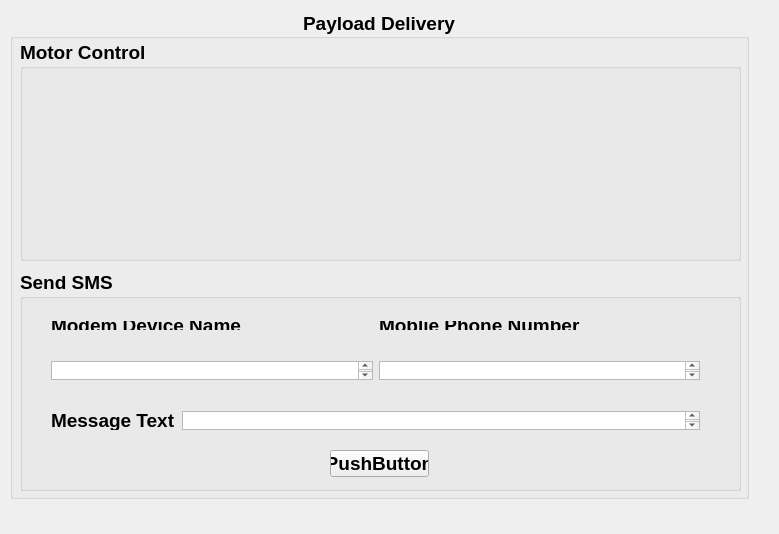
<?xml version="1.0" encoding="UTF-8"?>
<ui version="4.0">
 <class>ambulance</class>
 <widget class="QWidget" name="ambulance">
  <property name="geometry">
   <rect>
    <x>0</x>
    <y>0</y>
    <width>779</width>
    <height>534</height>
   </rect>
  </property>
  <property name="windowTitle">
   <string>ambulance</string>
  </property>
  <widget class="QWidget" name="gridLayoutWidget">
   <property name="geometry">
    <rect>
     <x>0</x>
     <y>0</y>
     <width>761</width>
     <height>521</height>
    </rect>
   </property>
   <layout class="QGridLayout" name="gridLayout"/>
  </widget>
  <widget class="QGroupBox" name="payloadDeliveryGroupBox">
   <property name="geometry">
    <rect>
     <x>10</x>
     <y>10</y>
     <width>739</width>
     <height>489</height>
    </rect>
   </property>
   <property name="font">
    <font>
     <pointsize>14</pointsize>
     <weight>75</weight>
     <bold>true</bold>
    </font>
   </property>
   <property name="accessibleName">
    <string/>
   </property>
   <property name="styleSheet">
    <string notr="true">QGroupBox {
          border: 1px solid grey;
          border-radius: 5px;
          margin-top: 1ex;
}

QGroupBox::title {
                 subcontrol-origin: margin;
    subcontrol-position: top left; /* position at top left */
    top: 0px; left: 5px; bottom: 0px;
 }
s</string>
   </property>
   <property name="title">
    <string>Payload Delivery</string>
   </property>
   <property name="alignment">
    <set>Qt::AlignCenter</set>
   </property>
   <widget class="QGroupBox" name="motorControlGroupBox">
    <property name="geometry">
     <rect>
      <x>10</x>
      <y>30</y>
      <width>721</width>
      <height>221</height>
     </rect>
    </property>
    <property name="styleSheet">
     <string notr="true">QGroupBox {
          border: 1px solid grey;
          border-radius: 5px;
          margin-top: 1ex;
}

QGroupBox::title {
                 subcontrol-origin: margin;
    subcontrol-position: top left; /* position at top left */
    top: 0px; left: 5px; bottom: 0px;
 }
s</string>
    </property>
    <property name="title">
     <string>Motor Control</string>
    </property>
   </widget>
   <widget class="QGroupBox" name="SendSMSGroupBox">
    <property name="geometry">
     <rect>
      <x>10</x>
      <y>260</y>
      <width>721</width>
      <height>221</height>
     </rect>
    </property>
    <property name="styleSheet">
     <string notr="true">QGroupBox {
          border: 1px solid grey;
          border-radius: 5px;
          margin-top: 1ex;
}

QGroupBox::title {
                 subcontrol-origin: margin;
    subcontrol-position: top left; /* position at top left */
    top: 0px; left: 5px; bottom: 0px;
 }
s</string>
    </property>
    <property name="title">
     <string>Send SMS</string>
    </property>
    <widget class="QWidget" name="horizontalLayoutWidget">
     <property name="geometry">
      <rect>
       <x>20</x>
       <y>40</y>
       <width>671</width>
       <height>31</height>
      </rect>
     </property>
     <layout class="QHBoxLayout" name="horizontalLayout">
      <item>
       <widget class="QLabel" name="label_3">
        <property name="text">
         <string>Modem Device Name</string>
        </property>
       </widget>
      </item>
      <item>
       <widget class="QLabel" name="label_2">
        <property name="text">
         <string>Moblie Phone Number</string>
        </property>
       </widget>
      </item>
     </layout>
    </widget>
    <widget class="QWidget" name="horizontalLayoutWidget_2">
     <property name="geometry">
      <rect>
       <x>20</x>
       <y>80</y>
       <width>671</width>
       <height>41</height>
      </rect>
     </property>
     <layout class="QHBoxLayout" name="horizontalLayout_2">
      <item>
       <widget class="QTextEdit" name="modemDeviceName"/>
      </item>
      <item>
       <widget class="QTextEdit" name="mobilePhoneNumber"/>
      </item>
     </layout>
    </widget>
    <widget class="QWidget" name="horizontalLayoutWidget_3">
     <property name="geometry">
      <rect>
       <x>20</x>
       <y>130</y>
       <width>671</width>
       <height>41</height>
      </rect>
     </property>
     <layout class="QHBoxLayout" name="horizontalLayout_3">
      <item>
       <widget class="QLabel" name="label">
        <property name="text">
         <string>Message Text</string>
        </property>
       </widget>
      </item>
      <item>
       <widget class="QTextEdit" name="messageText"/>
      </item>
     </layout>
    </widget>
    <widget class="QPushButton" name="SendSMS">
     <property name="geometry">
      <rect>
       <x>310</x>
       <y>180</y>
       <width>99</width>
       <height>27</height>
      </rect>
     </property>
     <property name="text">
      <string>PushButton</string>
     </property>
    </widget>
   </widget>
  </widget>
 </widget>
 <layoutdefault spacing="6" margin="11"/>
 <resources/>
 <connections/>
</ui>
